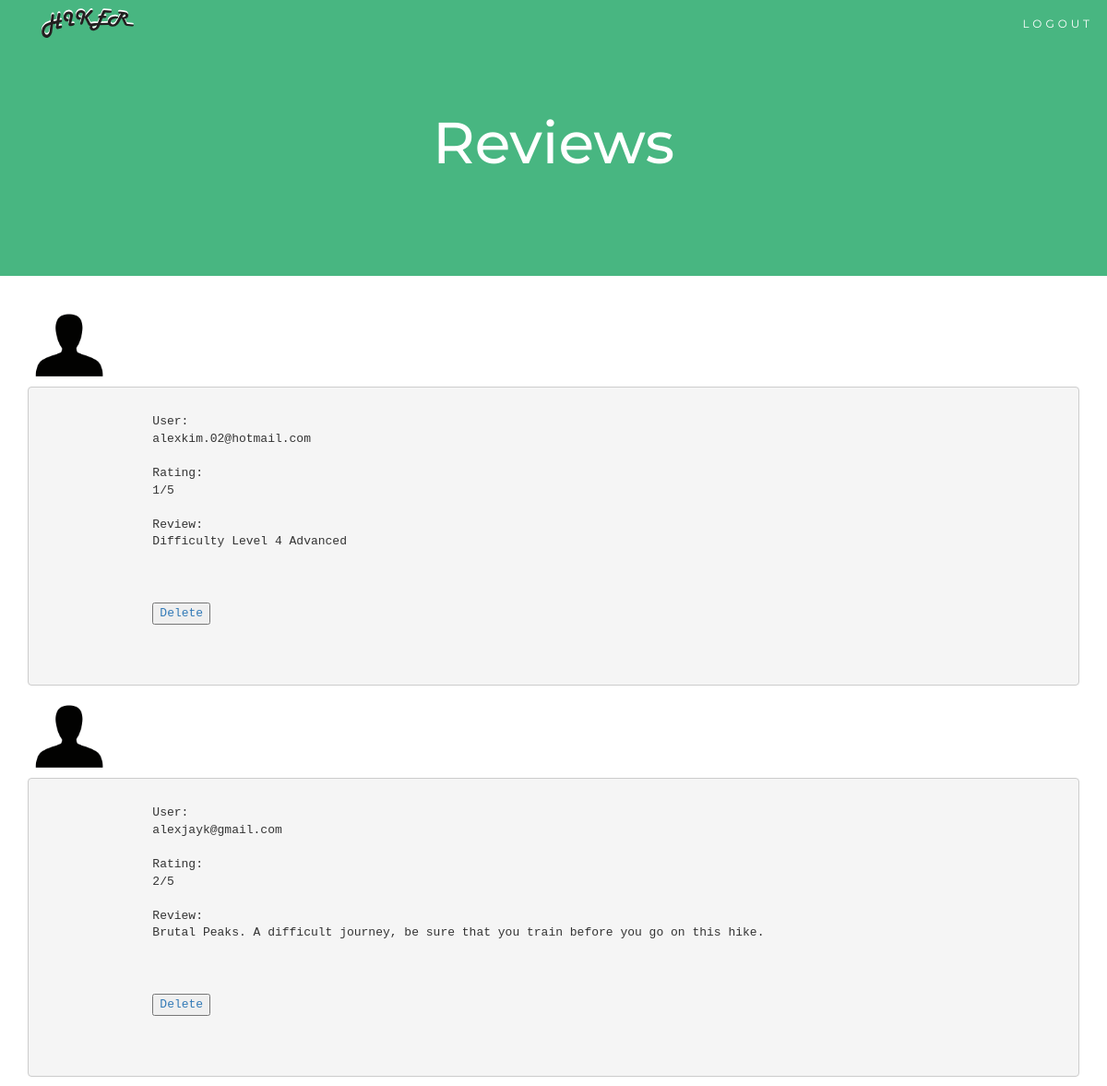
The app's page /Advanced.php with its own data.
### tables this page shows
CREATE TABLE `reviews` (
  `review_ID` int(10) NOT NULL,
  `difficulty_ID` int(10) NOT NULL,
  `email` varchar(50) NOT NULL,
  `rating` int(10) NOT NULL,
  `review_text` varchar(500) NOT NULL
);

### Advanced.php (the view, shortened to what this page needs)
<!DOCTYPE html>
<html lang="en">
<head>
  <link rel="stylesheet" href="https://maxcdn.bootstrapcdn.com/bootstrap/3.3.7/css/bootstrap.min.css">
  <link rel="stylesheet" href="style.css">
</head>
<body id="myPage" data-spy="scroll" data-target=".navbar" data-offset="60">
<nav class="navbar navbar-default navbar-fixed-top">
  <div class="container">
    <div class="navbar-header">
      <a class="navbar-brand" href="#myPage"><a href="project-base.php"><img src="Hiker_Text.svg" height=50px width=100px></a></a>
    </div>
    <div class="collapse navbar-collapse" id="myNavbar">
      <ul class="nav navbar-nav navbar-right">
        <li(<?php echo ucfirst($_SESSION['user']['user_type']); ?>)</i> <br>
			<a href="index.php?logout='1'" style="color: white;">LOGOUT</a></li>
      </ul>
    </div>
  </div>
</nav>
<div class="jumbotron text-center">
<h1>Reviews</h1>
</div>
<?php
require_once 'login.php';
$conn = new mysqli($hn, $un, $pw, $db);
$query = 'Select * from reviews WHERE difficulty_ID=4';
$result = $conn->query($query);
$row_count = $result->num_rows;
for($j=0; $j<$row_count; ++$j){
	$result->data_seek($j);
	$row = $result->fetch_array(MYSQLI_NUM);
echo <<<_END
<div class="container">
			<img src="user1.png" alt="User" style="width:90px">
	<pre>
		User:
		$row[2]
		Rating:
		$row[3]/5
		Review:
		$row[4]
	<form method='GET' action='Delete-Review.php'>
		<input type='hidden' name='review_ID' value='$row[0]'>
		<a href='Delete-Review.php?review_ID=$review_ID'><input type='submit' value='Delete'></a>
	</form>
	</pre>
</div>
_END;
}
?>
	</body>
</html>

### style.css (style rules this page uses)
body { font: 400 15px Lato, sans-serif; line-height: 1.8; color: #818181; }
.jumbotron { background-color: #48B681; color: #fff; padding: 100px 25px; font-family: Montserrat, sans-serif; }
.navbar { margin-bottom: 0; background-color: #48B681; z-index: 9999; border: 0; font-size: 12px !important; line-height: 1.42857143 !important; letter-spacing: 4px; border-radius: 0; font-family: Montserrat, sans-serif; }
.navbar li a, .navbar .navbar-brand { color: #fff !important; }

### records on screen
reviews: email "alexkim.02@hotmail.com", rating "1", review_text "Difficulty Level 4 Advanced"
reviews: email "alexjayk@gmail.com", rating "2", review_text "Brutal Peaks. A difficult journey, be sure that you train before you go on this hike."
